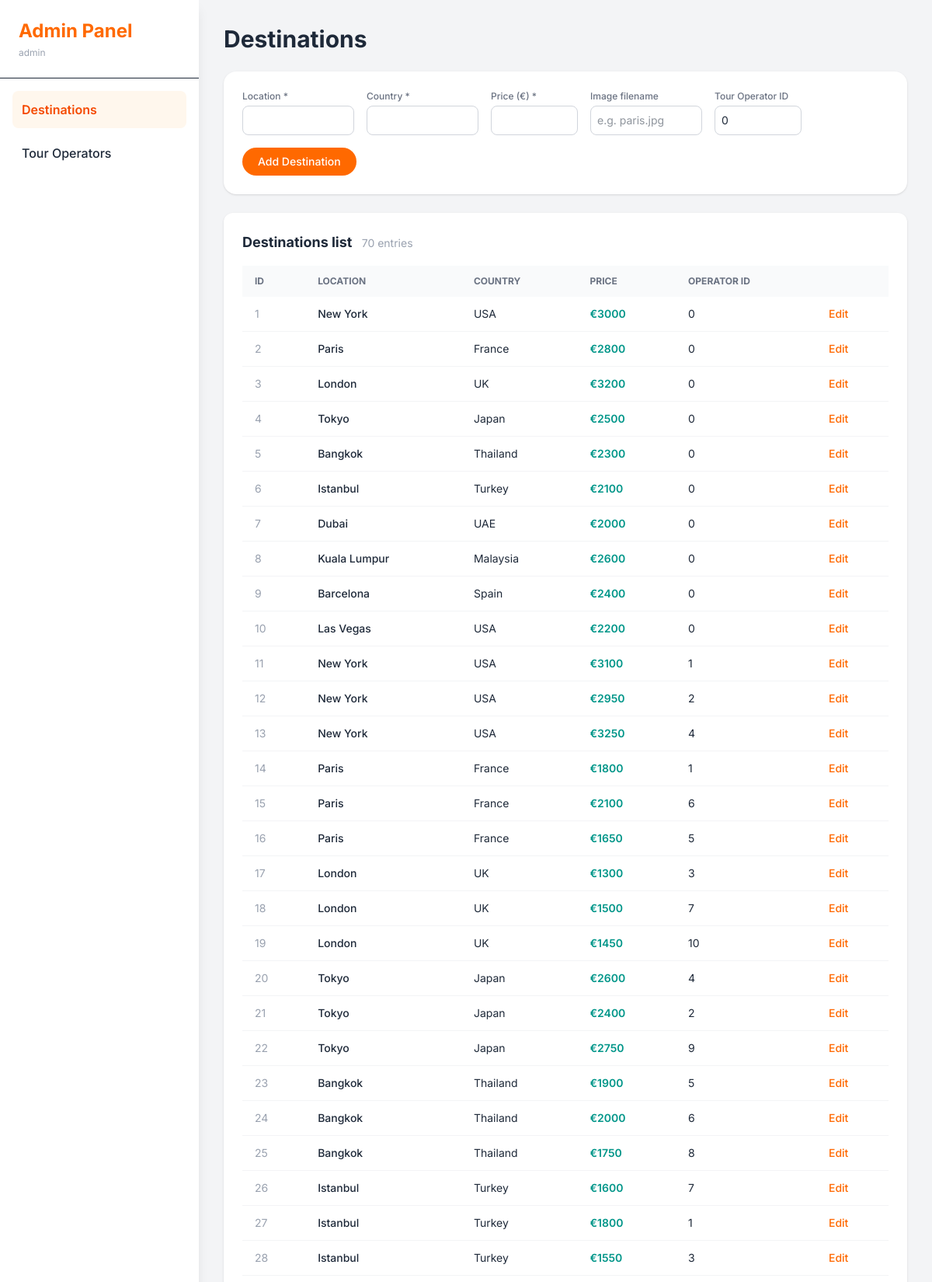
The page /admin/index.php (signed in, upper part) on the database its author committed.
### tables this page shows
CREATE TABLE `destination` (
  `id`               INT          NOT NULL AUTO_INCREMENT,
  `location`         VARCHAR(255) NOT NULL,
  `country`          VARCHAR(255) NOT NULL,
  `price`            INT          NOT NULL,
  `image`            VARCHAR(255) NOT NULL,
  `tour_operator_id` INT          NOT NULL DEFAULT 0,
  PRIMARY KEY (`id`),
  KEY `idx_location`        (`location`),
  KEY `idx_tour_operator`   (`tour_operator_id`)
);

### utils/session.php (called while the page is built, shortened)
<?php
function isLoggedIn(): bool {
    return isset($_SESSION['user']['id'], $_SESSION['user']['role']);
}
function currentUser(): ?array {
    return $_SESSION['user'];
}

### utils/autoloader.php (called while the page is built, shortened)
<?php
spl_autoload_register(function ($className) {
    $baseDir = __DIR__ . '/../classes/';
    switch (true) {
        case substr($className, -10) === 'Repository':
            $directory = 'repositorys';
            break;
        default:
            $directory = 'basics';
            break;
    }
    $file = $baseDir . $directory . '/' . $className . '.php';
});

### classes/repositorys/DestinationRepository.php (called while the page is built, shortened)
<?php
class DestinationRepository {
    private PDO $db;
    public function __construct(PDO $db) {
        $this->db = $db;
    }
    public function findAll(): array {
        $stmt = $this->db->query('SELECT * FROM destination');
        return array_map(fn($row) => new Destination($row), $stmt->fetchAll(PDO::FETCH_ASSOC));
    }
}

### classes/basics/Destination.php (called while the page is built, shortened)
<?php
class Destination {
    private int $id;
    private string $location;
    private string $country;
    private string $price;
    private int $tour_operator_id;
    public function __construct(array $data) {
        $this->id = $data['id'];
        $this->location = $data['location'];
        $this->country = $data['country'];
        $this->price = $data['price'];
        $this->tour_operator_id = $data['tour_operator_id'];
    }
    public function getId() {
        return $this->id;
    }
    public function getLocation() {
        return $this->location;
    }
    public function getCountry() {
        return $this->country;
    }
    public function getPrice() {
        return $this->price;
    }
    public function getTourOperatorId() {
        return $this->tour_operator_id;
    }
}

### admin/index.php (the view, shortened to what this page needs)
<?php
require_once __DIR__ . '/../utils/autoloader.php';
require_once __DIR__ . '/../utils/connection.php';
$destinationRepo = new DestinationRepository($db);
$destinations    = $destinationRepo->findAll();
?>
<!DOCTYPE html>
<html lang="fr">
<head>
    <script src="https://cdn.jsdelivr.net/npm/@tailwindcss/browser@4"></script>
    <link rel="stylesheet" href="/ComparOperator/assets/css/main.css">
</head>
<body class="bg-gray-100 text-gray-800">
    <?php $authUser = currentUser(); ?>
    <aside class="fixed top-0 left-0 w-64 h-screen bg-white shadow-lg flex flex-col">
        <div class="p-6 border-b">
            <h1 class="text-2xl font-bold text-orange-500">Admin Panel</h1>
            <p class="text-xs text-gray-400 mt-1"><?= htmlspecialchars($authUser['username'] ?? '') ?></p>
        </div>
        <nav class="flex-1 p-4">
            <ul class="space-y-2">
                <li>
                    <a href="/ComparOperator/admin/index.php"
                       class="flex items-center gap-3 p-3 rounded-lg bg-orange-50 text-orange-600 font-semibold">
                        Destinations
                    </a>
                </li>
                <li>
                    <a href="/ComparOperator/admin/views/tour_operators.php"
                       class="flex items-center gap-3 p-3 rounded-lg hover:bg-gray-100 font-medium transition">
                        Tour Operators
                    </a>
                </li>
            </ul>
        </nav>
    </aside>
    <main class="ml-64 p-8 min-h-screen flex flex-col gap-6">
        <div class="flex items-center justify-between">
            <h2 class="text-3xl font-bold">Destinations</h2>
        </div>
        <form
            method="POST"
            action="/ComparOperator/process/admin/add_destination.php"
            class="flex flex-wrap items-end gap-4 bg-white shadow rounded-2xl p-6">
            <div class="flex flex-col">
                <label for="location" class="text-xs font-medium text-gray-500 mb-1">Location *</label>
                <input type="text" id="location" name="location" required
                       class="border border-gray-300 rounded-lg p-2 w-36 focus:ring-2 focus:ring-orange-400 focus:outline-none text-sm">
            </div>
            <div class="flex flex-col">
                <label for="country" class="text-xs font-medium text-gray-500 mb-1">Country *</label>
                <input type="text" id="country" name="country" required
                       class="border border-gray-300 rounded-lg p-2 w-36 focus:ring-2 focus:ring-orange-400 focus:outline-none text-sm">
            </div>
            <div class="flex flex-col">
                <label for="price" class="text-xs font-medium text-gray-500 mb-1">Price (€) *</label>
                <input type="number" id="price" name="price" min="1" required
                       class="border border-gray-300 rounded-lg p-2 w-28 focus:ring-2 focus:ring-orange-400 focus:outline-none text-sm">
            </div>
            <div class="flex flex-col">
                <label for="image" class="text-xs font-medium text-gray-500 mb-1">Image filename</label>
                <input type="text" id="image" name="image" placeholder="e.g. paris.jpg"
                       class="border border-gray-300 rounded-lg p-2 w-36 focus:ring-2 focus:ring-orange-400 focus:outline-none text-sm">
            </div>
            <div class="flex flex-col">
                <label for="tour_operator_id" class="text-xs font-medium text-gray-500 mb-1">Tour Operator ID</label>
                <input type="number" id="tour_operator_id" name="tour_operator_id" value="0" min="0"
                       class="border border-gray-300 rounded-lg p-2 w-28 focus:ring-2 focus:ring-orange-400 focus:outline-none text-sm">
            </div>
            <button type="submit"
                    class="bg-orange-500 text-white font-medium py-2 px-5 rounded-full hover:bg-orange-600 transition text-sm">
                Add Destination
            </button>
        </form>
        <div class="bg-white shadow rounded-xl p-6 flex-1 overflow-hidden flex flex-col">
            <h3 class="text-lg font-bold mb-4">Destinations list
                <span class="text-gray-400 font-normal text-sm ml-2"><?= count($destinations) ?> entries</span>
            </h3>
            <div class="overflow-auto flex-1">
                <table class="w-full text-sm text-left">
                    <thead class="bg-gray-50 text-gray-500 uppercase text-xs">
                        <tr>
                            <th class="py-3 px-4">ID</th>
                            <th class="py-3 px-4">Location</th>
                            <th class="py-3 px-4">Country</th>
                            <th class="py-3 px-4">Price</th>
                            <th class="py-3 px-4">Operator ID</th>
                            <th class="py-3 px-4"></th>
                        </tr>
                    </thead>
                    <tbody class="divide-y divide-gray-100">
                    <?php foreach ($destinations as $destination): ?>
                        <tr class="hover:bg-gray-50 transition"
                            data-id="<?= $destination->getId() ?>"
                            data-location="<?= htmlspecialchars($destination->getLocation()) ?>"
                            data-country="<?= htmlspecialchars($destination->getCountry()) ?>"
                            data-price="<?= $destination->getPrice() ?>"
                            data-tour-operator-id="<?= $destination->getTourOperatorId() ?>">
                            <td class="py-3 px-4 text-gray-400"><?= $destination->getId() ?></td>
                            <td class="py-3 px-4 font-medium"><?= htmlspecialchars($destination->getLocation()) ?></td>
                            <td class="py-3 px-4"><?= htmlspecialchars($destination->getCountry()) ?></td>
                            <td class="py-3 px-4 text-teal-600 font-semibold">€<?= $destination->getPrice() ?></td>
                            <td class="py-3 px-4"><?= $destination->getTourOperatorId() ?></td>
                            <td class="py-3 px-4">
                                <button class="updateBtn text-orange-500 hover:underline text-sm font-medium cursor-pointer">
                                    Edit
                                </button>
                            </td>
                        </tr>
                    <?php endforeach; ?>
                    </tbody>
                </table>
            </div>
        </div>
    </main>
</body>
</html>

### assets/css/main.css (style rules this page uses)
html { scroll-behavior: smooth; }
body { font-family: 'Inter', sans-serif; -webkit-font-smoothing: antialiased; }

### rows shown on the page
destination: id "1", location "New York", country "USA", price "3000", tour_operator "0"
destination: id "2", location "Paris", country "France", price "2800", tour_operator "0"
destination: id "3", location "London", country "UK", price "3200", tour_operator "0"
destination: id "4", location "Tokyo", country "Japan", price "2500", tour_operator "0"
destination: id "5", location "Bangkok", country "Thailand", price "2300", tour_operator "0"
destination: id "6", location "Istanbul", country "Turkey", price "2100", tour_operator "0"
destination: id "7", location "Dubai", country "UAE", price "2000", tour_operator "0"
destination: id "8", location "Kuala Lumpur", country "Malaysia", price "2600", tour_operator "0"
destination: id "9", location "Barcelona", country "Spain", price "2400", tour_operator "0"
destination: id "10", location "Las Vegas", country "USA", price "2200", tour_operator "0"
destination: id "11", location "New York", country "USA", price "3100", tour_operator "1"
destination: id "12", location "New York", country "USA", price "2950", tour_operator "2"
destination: id "13", location "New York", country "USA", price "3250", tour_operator "4"
destination: id "14", location "Paris", country "France", price "1800", tour_operator "1"
destination: id "15", location "Paris", country "France", price "2100", tour_operator "6"
destination: id "16", location "Paris", country "France", price "1650", tour_operator "5"
destination: id "17", location "London", country "UK", price "1300", tour_operator "3"
destination: id "18", location "London", country "UK", price "1500", tour_operator "7"
destination: id "19", location "London", country "UK", price "1450", tour_operator "10"
destination: id "20", location "Tokyo", country "Japan", price "2600", tour_operator "4"
destination: id "21", location "Tokyo", country "Japan", price "2400", tour_operator "2"
destination: id "22", location "Tokyo", country "Japan", price "2750", tour_operator "9"
destination: id "23", location "Bangkok", country "Thailand", price "1900", tour_operator "5"
destination: id "24", location "Bangkok", country "Thailand", price "2000", tour_operator "6"
destination: id "25", location "Bangkok", country "Thailand", price "1750", tour_operator "8"
destination: id "26", location "Istanbul", country "Turkey", price "1600", tour_operator "7"
destination: id "27", location "Istanbul", country "Turkey", price "1800", tour_operator "1"
destination: id "28", location "Istanbul", country "Turkey", price "1550", tour_operator "3"

### other values the page prints
$authUser['username'] "admin"
count($destinations) "70"
